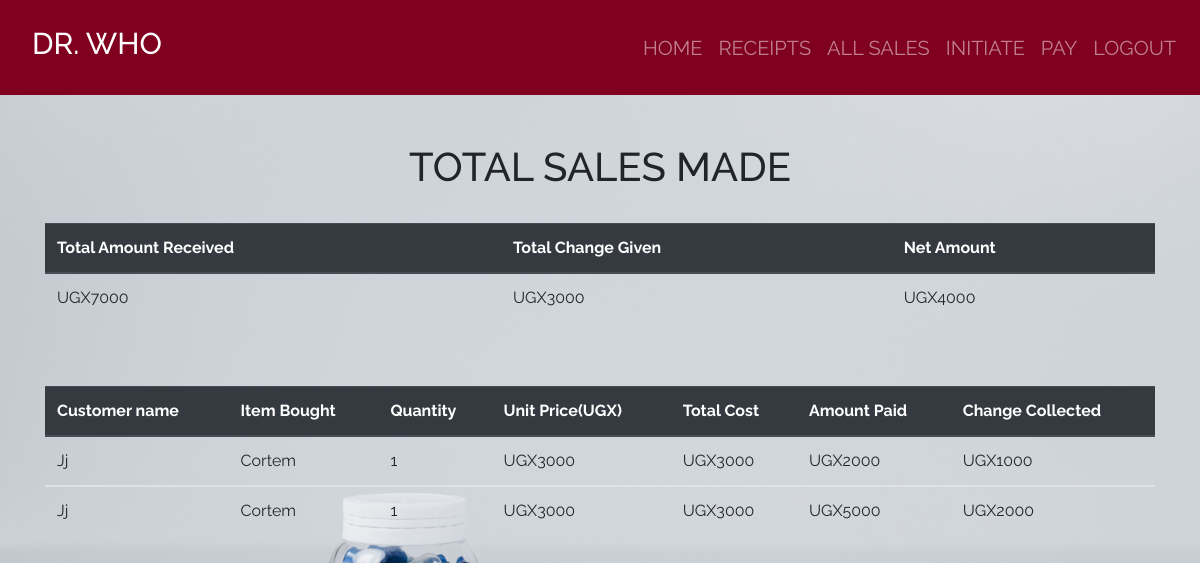
Page /all_sales/ (signed in) on the committed database.
### dawa/models.py (models this page shows, shortened)
class Sale(models.Model):
    item = models.ForeignKey(Product, on_delete = models.CASCADE, null=True, blank=True)
    quantity = models.IntegerField(default=0, null=True, blank=True)
    amountReceived = models.IntegerField(default=0, null=True, blank=True)
    unitPrice = models.IntegerField(default=0, null=True, blank=True)
    issuedTo = models.CharField(max_length=50, null=True, blank=True)
    date = models.DateTimeField(auto_now_add=True)
    def getTotal(self):
        total = self.quantity * self.item.unitPrice
        return int(total)
    def getChange(self):
        change = self.getTotal() - self.amountReceived
        return abs(int(change))

class Product(models.Model):
    categoryName = models.ForeignKey(Category, on_delete=models.CASCADE, null=True, blank=True)
    itemName = models.CharField(max_length=50, null=True, blank=True)
    totalQuantity = models.IntegerField(default=0, null=True, blank=True)
    issuedQuantity = models.IntegerField(default=0, null=True, blank=True)
    receivedQuantity = models.IntegerField(default=0, null=True, blank=True)
    unitPrice = models.IntegerField(default=0, null=True, blank=True)
    manufacturer = models.CharField(max_length=50, null=True, blank=True)
    brand = models.CharField(max_length=50, null=True, blank=True)
    def __str__(self):
        return self.itemName

### dawa/views.py (the view)
# urls.py: path('all_sales/', views.all_sales, name = 'all_sales'),
@login_required
def all_sales(request):
    sales = Sale.objects.all()
    total = sum([items.amountReceived for items in sales])
    change = sum([items.getChange() for items in sales])
    net = total - change
    return render(request, 'products/all_sales.html', {
        'sales': sales,
        'total': total,
        'change': change,
        'net': net,
    })

### templates/products/all_sales.html
{%  extends 'products/base.html'%}
{%  block content%}
<br></br>
<div class = "container">
<h1 class = "text-center">TOTAL SALES MADE</h1><br>
  <table class="table">
    <thead class="thead-dark">
      <tr>
        <th scope="col">Total Amount Received</th>
        <th scope="col">Total Change Given</th>
        <th scope="col">Net Amount</th>
      </tr>
    </thead>
    <tbody>
      <tr>
        <td>UGX{{total}}</td>
        <td>UGX{{change}}</td>
        <td>UGX{{net}}</td>
      </tr>
    </tbody>
  </table>
</div>
<br></br>
<div class = "container">
  <table class="table">
    <thead class="thead-dark">
      <tr>
        <th scope="col">Customer name</th>
        <th scope="col">Item Bought</th>
        <th scope="col">Quantity</th>
        <th scope="col">Unit Price(UGX)</th>
        <th scope="col">Total Cost</th>
        <th scope="col">Amount Paid</th>
        <th scope="col">Change Collected</th>
      </tr>
    </thead>
    {% for sale in sales %}
    <tbody>
      <tr>
        <td>{{sale.issuedTo | title}}</td>
        <td>{{sale.item | title}}</td>
        <td>{{sale.quantity}}</td>
        <td>UGX{{sale.unitPrice}}</td>
        <td>UGX{{sale.getTotal}}</td>
        <td>UGX{{sale.amountReceived}}</td>
        <td>UGX{{sale.getChange}}</td>
      </tr>
    </tbody>
    {% endfor %}
  </table>
</div>
{% endblock %}

### dawa/static/css/main.css (style rules this page uses)
html,body { position: relative; overflow-x: hidden; background: url('/static/images/img6.jpg'); width: 100% !important; height: 100vh; display: table; position: relative; background-position: center; background-attachment: scroll; -o-background-size: cover; -moz-background-size: cover; -webkit-background-size: cover; background-size: cover; background-repeat: no-repeat; }
body { background-color: hsl(0, 0%, 98%); font-family: 'raleway'; }

### rows in the picture
Sale: issuedTo "Jj", item "Cortem", quantity "1", unitPrice "3000", getTotal "3000", amountReceived "2000", getChange "1000"
Sale: issuedTo "Jj", item "Cortem", quantity "1", unitPrice "3000", getTotal "3000", amountReceived "5000", getChange "2000"

### other values in the picture
{{ total }} "7000"
{{ change }} "3000"
{{ net }} "4000"
